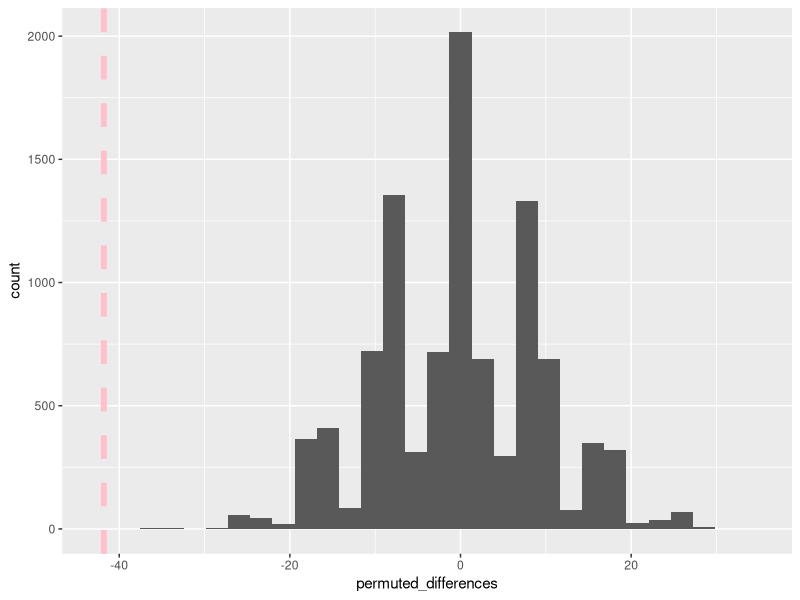

Here is the R script that generated this plot:

# create the dataframe with the observed data on dogs
df_greek_dogs <- data.frame(
  
dog_heights = c(grk_shep_dogs <- c(71, 65, 61, 67, 72, 71, 63, 70, 71, 67), 
                kokoni_dogs <-c(28, 22, 30, 26, 23, 25, 27, 28, 30, 21)),
dog_type = rep(c("gr_shep", "kokoni"), each = 10)

)

# get the observed difference
observed_dif <- diff(tapply(df_greek_dogs$dog_heights, df_greek_dogs$dog_type, mean))

# run a loop with the differences
n_perms <- 10000
permuted_differences <- 0
for(i in 1:n_perms){
  
  permuted_differences[i] <- diff(tapply(df_greek_dogs$dog_heights, # diff creates the difference, tapply does function by group
                                         sample(df_greek_dogs$dog_type, # this allows you to sample withouth replacement, i.e. permute here
                                                length(df_greek_dogs$dog_type), F), mean))[[1]] # the 1 at the end leaves out the labels
  
}

sum(permuted_differences>0)/length(permuted_differences) # should come in the long run to around 50% if random.

sum(permuted_differences>abs(observed_dif))/length(permuted_differences) # proportion above the absolute difference, the statistic of interest

# to plot 
library(tidyverse)
df_permuted_differences <- data.frame(permuted_differences = permuted_differences)

df_permuted_differences %>% 
ggplot(aes(permuted_differences))+
geom_histogram()+
  geom_vline(xintercept = observed_dif, colour = "pink", linetype = "dashed", size = 2)
